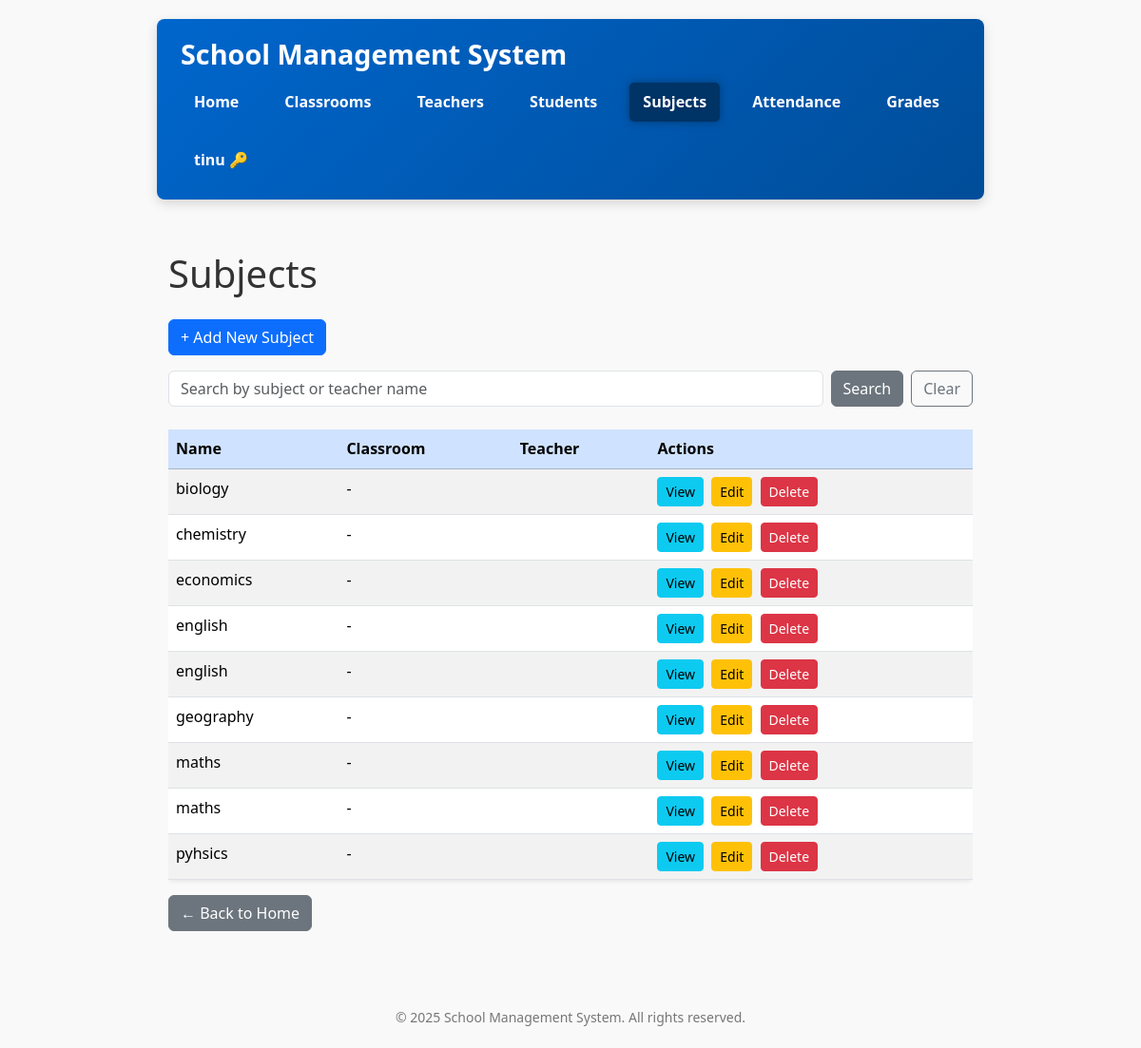
The page /subjects/ (signed in) on the database its author committed.
### school/models.py (models this page shows, shortened)
class User(AbstractUser):
    ROLE_CHOICES = (
        ('ADMIN', 'Admin'),
        ('TEACHER', 'Teacher'),
        ('STUDENT', 'Student'),
    )
    role = models.CharField(max_length=10, choices=ROLE_CHOICES, null=True, blank=True)
    force_password_change = models.BooleanField(default=False)  # Add this field

class Subject(models.Model):
    name = models.CharField(max_length=100)
    code = models.CharField(max_length=10)
    class Meta:
        ordering = ['name']

### school/views.py (the view)
# urls.py: path('subjects/', views.subject_list, name='subject_list'),
@role_required(['ADMIN', 'TEACHER'])
def subject_list(request):
    user = request.user
    subjects = Subject.objects.all()
    if hasattr(user, 'role') and user.role.upper() == 'TEACHER':
        teacher = get_object_or_404(Teacher, user=user)
        subjects = subjects.filter(teachers=teacher)
    query = request.GET.get('q')
    if query:
        subjects = subjects.filter(Q(name__icontains=query) | Q(teachers__name__icontains=query)).distinct()
    return render(request, 'school/subject_list.html', {'subjects': subjects})

### school/views.py (called while the page is built)
def role_required(allowed_roles=None):
    if allowed_roles is None:
        allowed_roles = []
    def decorator(view_func):
        @wraps(view_func)
        def wrapper(request, *args, **kwargs):
            if not request.user.is_authenticated:
                from django.contrib.auth.views import redirect_to_login
                return redirect_to_login(request.get_full_path())
            user = request.user
            if user.is_superuser:
                return view_func(request, *args, **kwargs)
            user_role = getattr(user, 'role', None)
            if user_role and user_role.upper() in [r.upper() for r in allowed_roles]:
                return view_func(request, *args, **kwargs)
            from django.shortcuts import redirect
            return redirect('school:no_permission')
        return wrapper
    return decorator

### school/templates/school/subject_list.html (shortened to what this page needs)
{% extends 'school/base.html' %}
{% block content %}
<h1 class="mb-4">Subjects</h1>
<p>
    <a href="{% url 'school:subject_create' %}" class="btn btn-primary">
        + Add New Subject
    </a>
</p>
<form method="get" class="mb-4 d-flex gap-2">
    <input
        type="text"
        name="q"
        placeholder="Search by subject or teacher name"
        value="{{ request.GET.q }}"
        class="form-control"
    >
    <button type="submit" class="btn btn-secondary">Search</button>
    <a href="{% url 'school:subject_list' %}" class="btn btn-outline-secondary">Clear</a>
</form>
<div class="table-responsive">
    <table class="table table-striped table-hover rounded shadow-sm bg-white">
        <thead class="table-primary">
            <tr>
                <th>Name</th>
                <th>Classroom</th>
                <th>Teacher</th>
                <th>Actions</th>
            </tr>
        </thead>
        <tbody>
            {% for subject in subjects %}
            <tr>
                <td>{{ subject.name }}</td>
                <td>{{ student.classroom.name }} - {{ student.classroom.section }}</td>
                <td>{{ subject.teacher.name }}</td>
                <td>
                    <a href="{% url 'school:subject_detail' subject.pk %}" class="btn btn-sm btn-info me-1">View</a>
                    <a href="{% url 'school:subject_update' subject.pk %}" class="btn btn-sm btn-warning me-1">Edit</a>
                    <a href="{% url 'school:subject_delete' subject.pk %}" class="btn btn-sm btn-danger"
                       onclick="return confirm('Are you sure you want to delete this subject?');">
                        Delete
                    </a>
                </td>
            </tr>
            {% empty %}
            <tr>
                <td colspan="4" class="text-center">No subjects available.</td>
            </tr>
            {% endfor %}
        </tbody>
    </table>
</div>
<p>
    <a href="{% url 'school:home' %}" class="btn btn-secondary">← Back to Home</a>
</p>
{% endblock %}

### school/templates/school/base.html (shortened to what this page needs)
{% load static %}
<!DOCTYPE html>
<html lang="en">
<head>
    <link href="https://cdn.jsdelivr.net/npm/bootstrap@5.3.3/dist/css/bootstrap.min.css" rel="stylesheet" />
</head>
<body>
    <header>
        <div class="d-flex align-items-center">
            <h1>School Management System</h1>
        </div>
        <nav>
            <a href="{% url 'school:home' %}" class="{% if request.resolver_match.url_name == 'home' %}active{% endif %}">Home</a>
            <a href="{% url 'school:classroom_list' %}" class="{% if 'classroom' in request.path %}active{% endif %}">Classrooms</a>
            <a href="{% url 'school:teacher_list' %}" class="{% if 'teacher' in request.path %}active{% endif %}">Teachers</a>
            <a href="{% url 'school:student_list' %}" class="{% if 'student' in request.path %}active{% endif %}">Students</a>
            <a href="{% url 'school:subject_list' %}" class="{% if 'subject' in request.path %}active{% endif %}">Subjects</a>
            <a href="{% url 'school:attendance_list' %}" class="{% if 'attendance' in request.path %}active{% endif %}">Attendance</a>
            <a href="{% url 'school:grade_list' %}" class="{% if 'grade' in request.path %}active{% endif %}">Grades</a>
            {% if user.is_authenticated %}
                <form id="logout-form" action="{% url 'school:logout' %}" method="post" style="display:inline;">
                    <button type="submit" title="Logout">{{ user.username }} &#x1F511;</button>
                </form>
            {% else %}
                <a href="{% url 'school:login' %}" class="{% if 'login' in request.path %}active{% endif %}">Login</a>
            {% endif %}
        </nav>
    </header>
    <div class="container py-4">
        {% block content %}{% endblock %}
    </div>
    <footer>
        &copy; {% now "Y" %} School Management System. All rights reserved.
    </footer>
</body>
</html>

### school/templates/school/base.html (style rules this page uses)
body { font-family: 'Segoe UI', Tahoma, Geneva, Verdana, sans-serif; max-width: 900px; margin: 20px auto; padding: 0 15px; background: #f9f9f9; color: #333; line-height: 1.6; }
header { background: linear-gradient(135deg, #0066cc 0%, #004d99 100%); color: white; padding: 20px 25px; margin-bottom: 30px; border-radius: 8px; box-shadow: 0 4px 12px rgba(0, 0, 0, 0.15); position: sticky; top: 0; z-index: 1000; }
header h1 { margin: 0; font-weight: 700; font-size: 1.8rem; user-select: none; }
nav { margin-top: 12px; display: flex; gap: 20px; flex-wrap: wrap; }
nav a, nav form button { color: white; font-weight: 600; padding: 8px 14px; border-radius: 5px; transition: background-color 0.3s ease; cursor: pointer; text-decoration: none; border: none; background: none; }
nav a.active { background-color: #003366; color: #fff; box-shadow: 0 0 8px #003366cc; }
footer { margin-top: 40px; text-align: center; color: #777; font-size: 14px; }

### rows shown on the page
User: username "tinu"
Subject: name "biology"
Subject: name "chemistry"
Subject: name "economics"
Subject: name "english"
Subject: name "english"
Subject: name "geography"
Subject: name "maths"
Subject: name "maths"
Subject: name "pyhsics"
